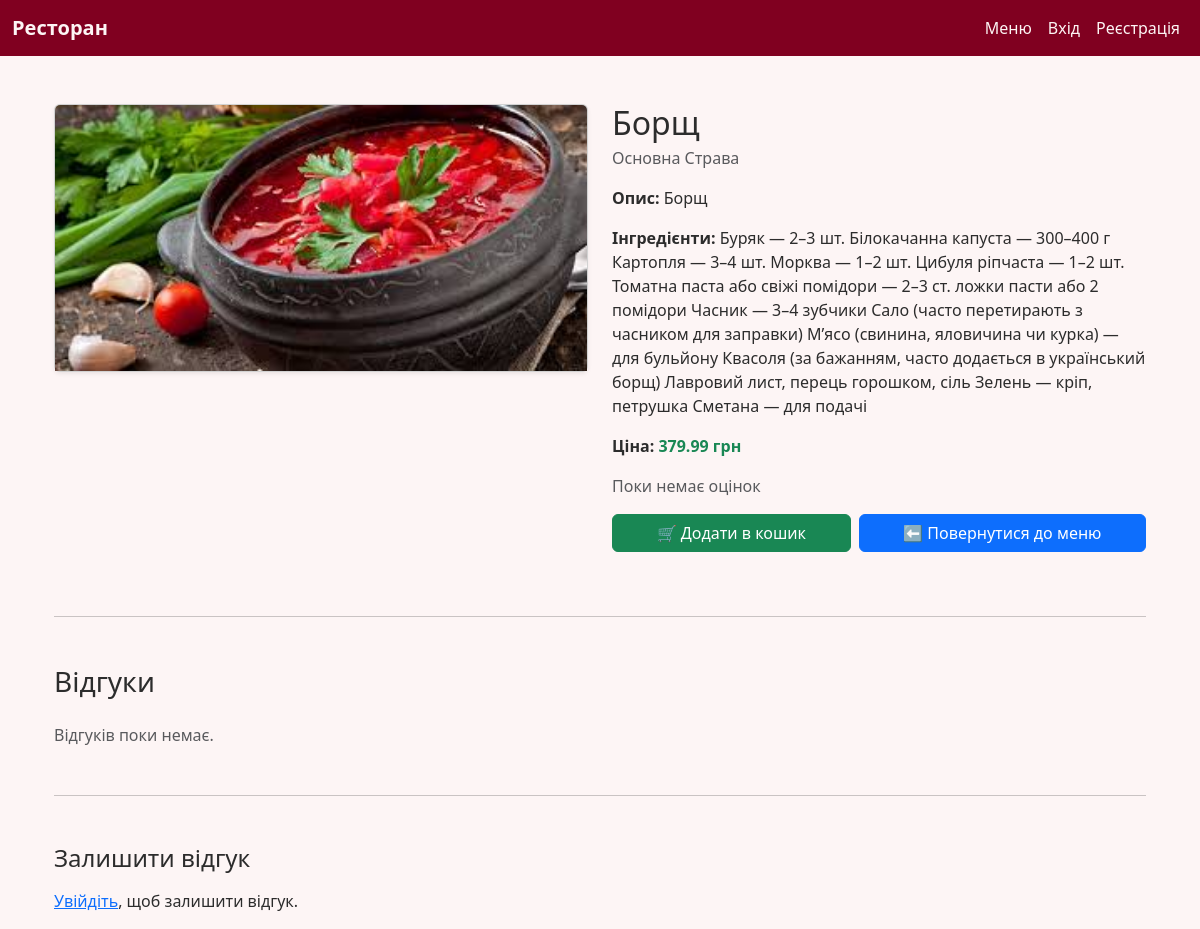
/dish/2/, run on an earlier commit of the app's database.
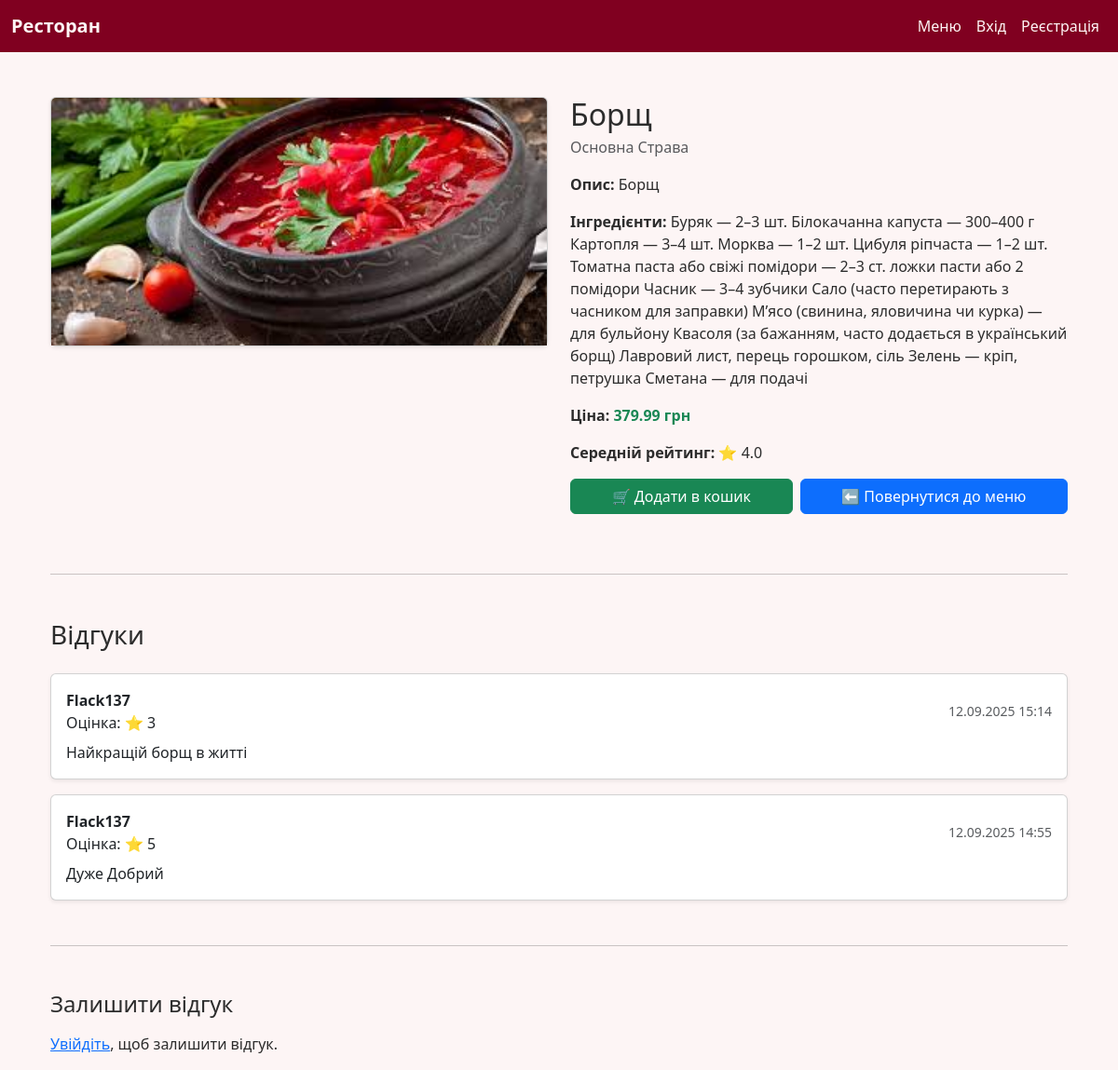
And on a later commit of the database.
### restaurant_application/models.py (models this page shows, shortened)
class Dish(models.Model):
    name = models.CharField(max_length=200, verbose_name="Назва")
    category = models.ForeignKey(Category, on_delete=models.CASCADE, verbose_name="Категорія")
    description = models.TextField(verbose_name="Опис")
    ingredients = models.TextField(verbose_name="Інгредієнти")
    price = models.DecimalField(max_digits=6, decimal_places=2, verbose_name="Ціна")
    image = models.ImageField(upload_to='dishes/', blank=True, null=True, verbose_name="Зображення")
    available = models.BooleanField(default=True, verbose_name="Доступна")
    @property
    def average_rating(self):
        reviews = self.reviews.all()
        if reviews.exists():
            avg = sum(r.rating for r in reviews) / reviews.count()
            return round(avg, 1)
        return None

class Category(models.Model):
    name = models.CharField(max_length=100, verbose_name="Категорія")

class Review(models.Model):
    user = models.ForeignKey(User, on_delete=models.CASCADE, verbose_name="Користувач")
    dish = models.ForeignKey(Dish, on_delete=models.CASCADE, verbose_name="Страва", related_name='reviews')
    rating = models.PositiveIntegerField(default=5, verbose_name="Оцінка")
    comment = models.TextField(verbose_name="Коментар")
    created_at = models.DateTimeField(auto_now_add=True, verbose_name="Створено")

### restaurant_application/views.py (the view)
# urls.py: path("dish/<int:dish_id>/", views.dish_detail, name="dish_detail"),
def dish_detail(request, dish_id):
    dish = get_object_or_404(Dish, id=dish_id)
    reviews = dish.reviews.all().order_by("-created_at")
    if request.method == "POST":
        if request.user.is_authenticated:
            form = ReviewForm(request.POST)
            if form.is_valid():
                review = form.save(commit=False)
                review.dish = dish
                review.user = request.user
                review.save()
                return redirect("dish_detail", dish_id=dish.id)
        else:
            return redirect("login")
    else:
        form = ReviewForm()
    return render(request, "restaurant_application/dish_detail.html", {
        "dish": dish,
        "reviews": reviews,
        "form": form,
    })

### templates/restaurant_application/dish_detail.html (shortened to what this page needs)
{% extends "base.html" %}
{% block content %}
<div class="container mt-5">
    <div class="row">
        <div class="col-md-6">
            <div class="card shadow-sm">
                {% if dish.image %}
                    <img src="{{ dish.image.url }}" class="card-img-top" alt="{{ dish.name }}">
                {% else %}
                    <img src="https://via.placeholder.com/500x300" class="card-img-top" alt="Немає фото">
                {% endif %}
            </div>
        </div>
        <div class="col-md-6">
            <h2 class="mb-1">{{ dish.name }}</h2>
            <p class="text-muted mb-3">{{ dish.category.name }}</p>
            <p><strong>Опис:</strong> {{ dish.description }}</p>
            <p><strong>Інгредієнти:</strong> {{ dish.ingredients }}</p>
            <p><strong>Ціна:</strong> <span class="text-success fw-bold">{{ dish.price }} грн</span></p>
            {% if dish.average_rating %}
                <p><strong>Середній рейтинг:</strong> ⭐ {{ dish.average_rating }}</p>
            {% else %}
                <p class="text-muted">Поки немає оцінок</p>
            {% endif %}
            <div class="d-flex gap-2 my-3">
                {% if dish.available %}
                    <a href="{% url 'add_to_cart' dish.id %}" class="btn btn-success flex-fill">
                        🛒 Додати в кошик
                    </a>
                {% else %}
                    <button class="btn btn-secondary flex-fill" disabled>Немає в наявності</button>
                {% endif %}
                <a href="{% url 'menu' %}" class="btn btn-primary flex-fill">⬅ Повернутися до меню</a>
            </div>
        </div>
    </div>
    <hr class="my-5">
    <div class="reviews">
        <h3 class="mb-4">Відгуки</h3>
        {% for review in reviews %}
            <div class="card mb-3 shadow-sm">
                <div class="card-body">
                    <div class="d-flex justify-content-between align-items-center">
                        <div>
                            <strong>{{ review.user.username }}</strong>
                            <div>Оцінка: ⭐ {{ review.rating }}</div>
                        </div>
                        <small class="text-muted">{{ review.created_at|date:"d.m.Y H:i" }}</small>
                    </div>
                    <p class="mt-2 mb-0">{{ review.comment }}</p>
                </div>
            </div>
        {% empty %}
            <p class="text-muted">Відгуків поки немає.</p>
        {% endfor %}
    </div>
    <hr class="my-5">
    <div class="leave-review">
        <h4 class="mb-3">Залишити відгук</h4>
        {% if user.is_authenticated %}
            <form method="post">
                {% csrf_token %}
                <div class="mb-3">
                    <label for="comment" class="form-label">Ваш відгук:</label>
                    <textarea name="comment" id="comment" rows="3" class="form-control" required></textarea>
                </div>
                <div class="mb-3">
                    <label class="form-label d-block">Оцінка:</label>
                    <div class="rating-buttons">
                        {% for i in "12345" %}
                            <input type="radio" id="rate{{ i }}" name="rating" value="{{ i }}" required>
                            <label for="rate{{ i }}">{{ i }}</label>
                        {% endfor %}
                    </div>
                </div>
                <button type="submit" class="btn btn-primary">Надіслати</button>
            </form>
        {% else %}
            <p><a href="{% url 'login' %}">Увійдіть</a>, щоб залишити відгук.</p>
        {% endif %}
    </div>
</div>
{% endblock %}

What changed in the data, as far as the page shows it:
shown differently, row unchanged: Dish "Борщ": average_rating (not shown) → "4.0"
added Review: user.username "Flack137", rating "3", created_at "12.09.2025 15:14", comment "Найкращій борщ в житті"
added Review: user.username "Flack137", rating "5", created_at "12.09.2025 14:55", comment "Дуже Добрий"
Also different on the page:
text no longer shown: "Поки немає оцінок Відгуків поки немає."
text now shown: "Середній рейтинг: ⭐"
